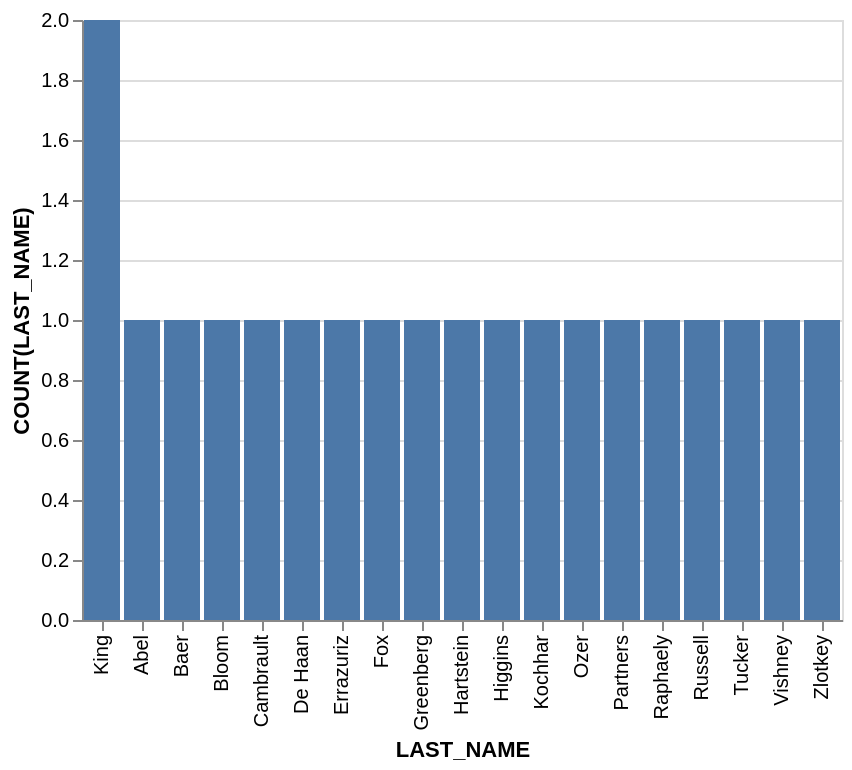

The Vega-Lite source for this figure:
### Vega-Lite specification from a JSON file in a GitHub repository (floating-point values rounded to 4 significant figures)
{"data": {"values": [{"x_data": "Abel", "y_data": 1}, {"x_data": "Baer", "y_data": 1}, {"x_data": "Bloom", "y_data": 1}, {"x_data": "Cambrault", "y_data": 1}, {"x_data": "De Haan", "y_data": 1}, {"x_data": "Errazuriz", "y_data": 1}, {"x_data": "Fox", "y_data": 1}, {"x_data": "Greenberg", "y_data": 1}, {"x_data": "Hartstein", "y_data": 1}, {"x_data": "Higgins", "y_data": 1}, {"x_data": "King", "y_data": 2}, {"x_data": "Kochhar", "y_data": 1}, {"x_data": "Ozer", "y_data": 1}, {"x_data": "Partners", "y_data": 1}, {"x_data": "Raphaely", "y_data": 1}, {"x_data": "Russell", "y_data": 1}, {"x_data": "Tucker", "y_data": 1}, {"x_data": "Vishney", "y_data": 1}, {"x_data": "Zlotkey", "y_data": 1}]}, "mark": "bar", "encoding": {"x": {"field": "x_data", "type": "nominal", "title": "LAST_NAME", "sort": {"op": "sum", "field": "y_data", "order": "descending"}}, "y": {"field": "y_data", "type": "quantitative", "title": "COUNT(LAST_NAME)"}}}
